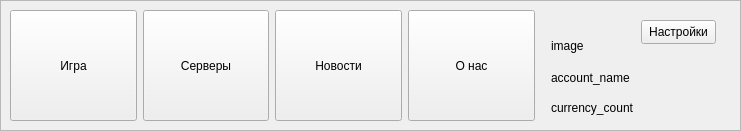
<?xml version="1.0" encoding="UTF-8"?>
<ui version="4.0">
 <class>TopSlideFrameWidget</class>
 <widget class="QWidget" name="TopSlideFrameWidget">
  <property name="geometry">
   <rect>
    <x>0</x>
    <y>0</y>
    <width>741</width>
    <height>131</height>
   </rect>
  </property>
  <property name="windowTitle">
   <string>Form</string>
  </property>
  <widget class="HoveredFrame" name="frame_topslidemenu">
   <property name="geometry">
    <rect>
     <x>0</x>
     <y>0</y>
     <width>741</width>
     <height>131</height>
    </rect>
   </property>
   <property name="frameShape">
    <enum>QFrame::StyledPanel</enum>
   </property>
   <property name="frameShadow">
    <enum>QFrame::Raised</enum>
   </property>
   <layout class="QGridLayout" name="gridLayout_frame_topslidemenu" columnstretch="2,2,2,2,3">
    <item row="0" column="1">
     <widget class="QPushButton" name="pushButton_servers">
      <property name="sizePolicy">
       <sizepolicy hsizetype="Minimum" vsizetype="Expanding">
        <horstretch>0</horstretch>
        <verstretch>0</verstretch>
       </sizepolicy>
      </property>
      <property name="text">
       <string>Серверы</string>
      </property>
     </widget>
    </item>
    <item row="0" column="0">
     <widget class="QPushButton" name="pushButton_game">
      <property name="sizePolicy">
       <sizepolicy hsizetype="Minimum" vsizetype="Expanding">
        <horstretch>0</horstretch>
        <verstretch>0</verstretch>
       </sizepolicy>
      </property>
      <property name="text">
       <string>Игра</string>
      </property>
     </widget>
    </item>
    <item row="0" column="2">
     <widget class="QPushButton" name="pushButton_news">
      <property name="sizePolicy">
       <sizepolicy hsizetype="Minimum" vsizetype="Expanding">
        <horstretch>0</horstretch>
        <verstretch>0</verstretch>
       </sizepolicy>
      </property>
      <property name="text">
       <string>Новости</string>
      </property>
     </widget>
    </item>
    <item row="0" column="4">
     <widget class="QWidget" name="widget_account" native="true">
      <property name="sizePolicy">
       <sizepolicy hsizetype="Preferred" vsizetype="Expanding">
        <horstretch>0</horstretch>
        <verstretch>0</verstretch>
       </sizepolicy>
      </property>
      <widget class="QPushButton" name="pushButton_settings">
       <property name="geometry">
        <rect>
         <x>100</x>
         <y>10</y>
         <width>75</width>
         <height>24</height>
        </rect>
       </property>
       <property name="text">
        <string>Настройки</string>
       </property>
      </widget>
      <widget class="QLabel" name="label_avatar_image">
       <property name="geometry">
        <rect>
         <x>10</x>
         <y>10</y>
         <width>51</width>
         <height>51</height>
        </rect>
       </property>
       <property name="text">
        <string>image</string>
       </property>
      </widget>
      <widget class="QLabel" name="label_account_name">
       <property name="geometry">
        <rect>
         <x>10</x>
         <y>60</y>
         <width>171</width>
         <height>16</height>
        </rect>
       </property>
       <property name="text">
        <string>account_name</string>
       </property>
      </widget>
      <widget class="QLabel" name="label_currency_count">
       <property name="geometry">
        <rect>
         <x>10</x>
         <y>90</y>
         <width>171</width>
         <height>16</height>
        </rect>
       </property>
       <property name="text">
        <string>currency_count</string>
       </property>
      </widget>
     </widget>
    </item>
    <item row="0" column="3">
     <widget class="QPushButton" name="pushButton_aboutus">
      <property name="sizePolicy">
       <sizepolicy hsizetype="Minimum" vsizetype="Expanding">
        <horstretch>0</horstretch>
        <verstretch>0</verstretch>
       </sizepolicy>
      </property>
      <property name="text">
       <string>О нас</string>
      </property>
     </widget>
    </item>
   </layout>
  </widget>
 </widget>
 <customwidgets>
  <customwidget>
   <class>HoveredFrame</class>
   <extends>QFrame</extends>
   <header>../../../QObjects/HoveredFrame.h</header>
   <container>1</container>
  </customwidget>
 </customwidgets>
 <resources/>
 <connections/>
</ui>
